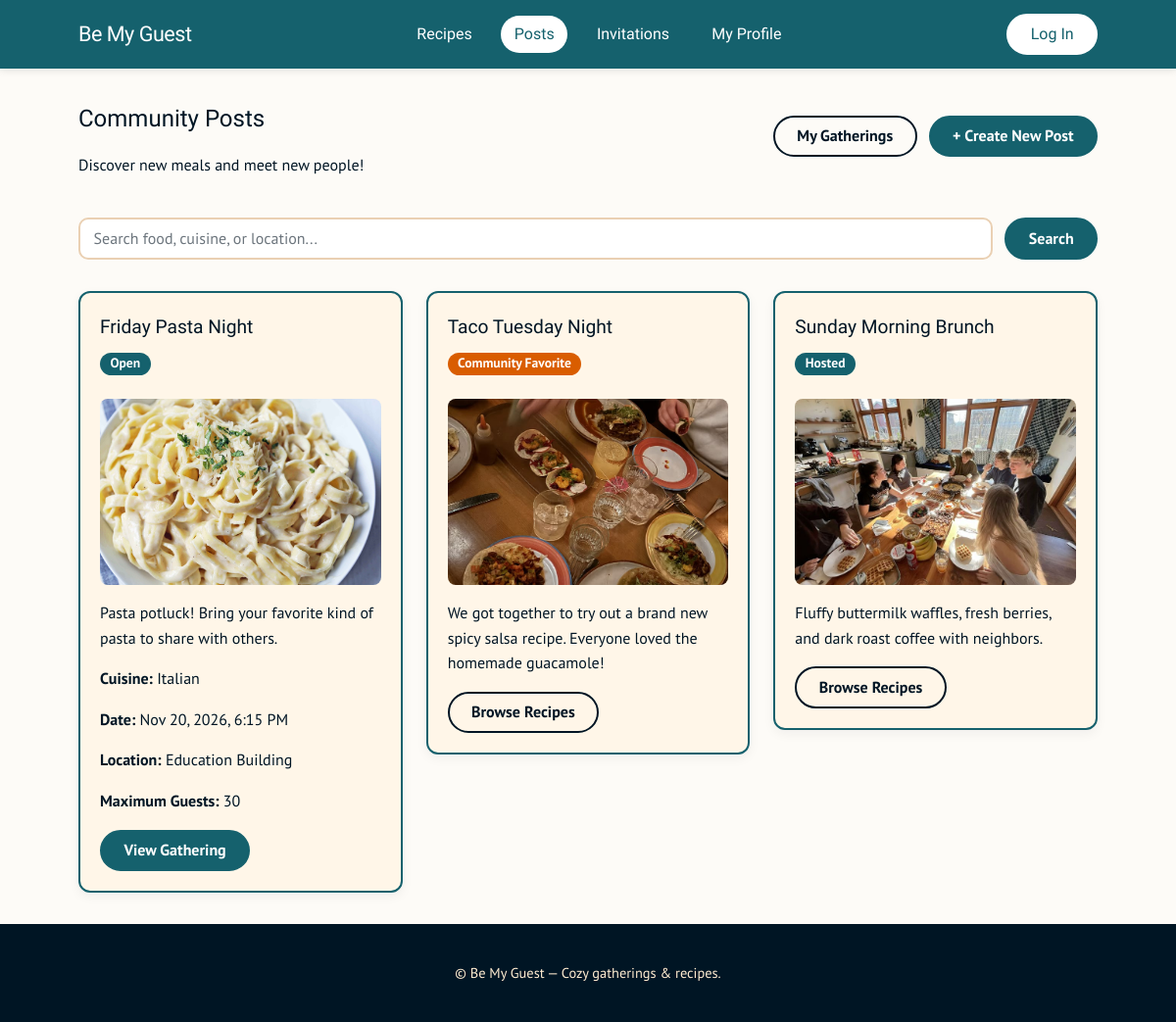
The page /posts/ on the database as committed earlier.
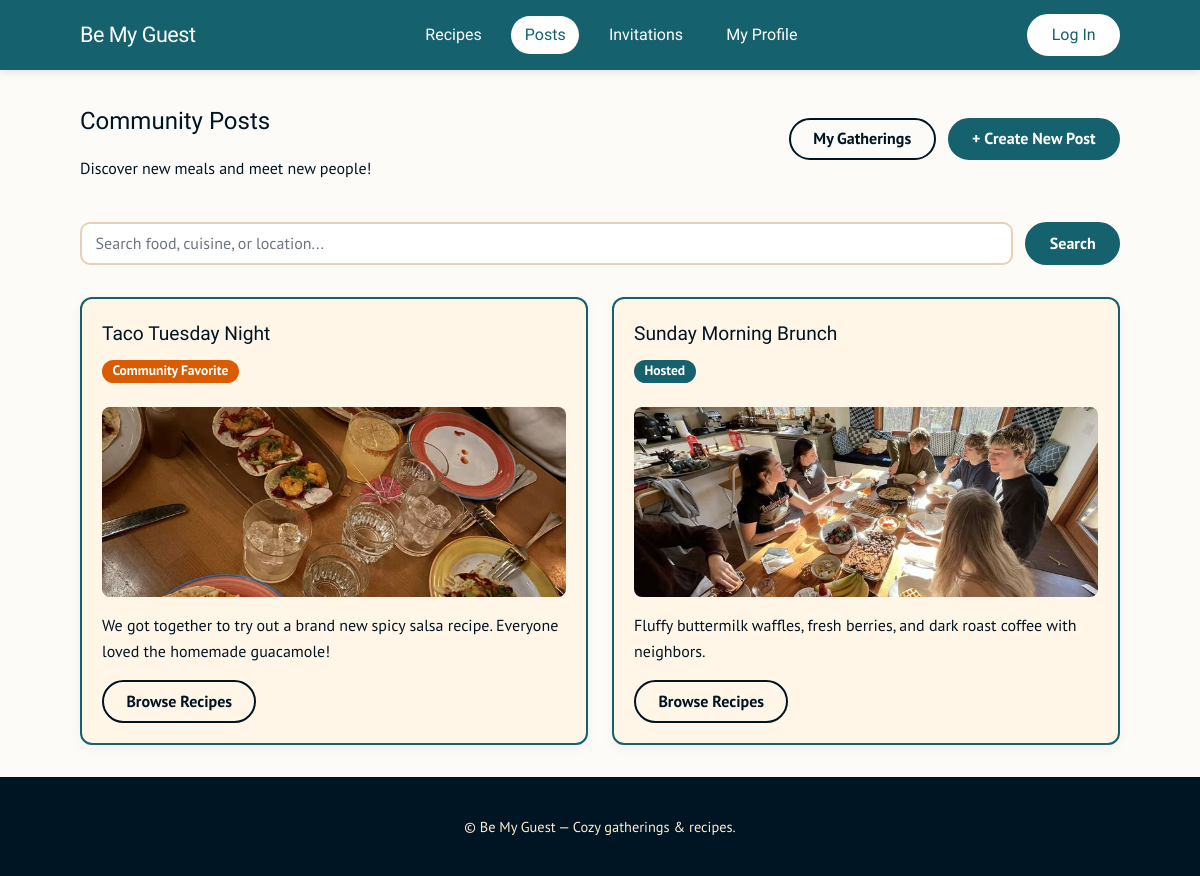
The same page on the database as committed later.
### features/posts/models.py (models this page shows, shortened)
class MealGathering(models.Model):
    STATUS_CHOICES = [
        ("open", "Open"),
        ("full", "Full"),
        ("cancelled", "Cancelled"),
        ("completed", "Completed"),
    ]
    id = models.BigAutoField(primary_key=True)
    host = models.ForeignKey(
        settings.AUTH_USER_MODEL,
        on_delete=models.CASCADE,
        related_name="meal_gatherings"
    )
    title = models.CharField(max_length=200)
    description = models.TextField(blank=True)
    cuisine_type = models.CharField(max_length=100)
    date_time = models.DateTimeField()
    location = models.CharField(max_length=200)
    max_guests = models.PositiveIntegerField(
        validators=[MinValueValidator(1)]
    )
    meal_name = models.CharField(
        max_length=200,
        blank=True
    )
    meal_description = models.TextField(blank=True)
    meal_image = models.ImageField(
        upload_to="meal_gatherings/",
        blank=True
    )
    recipe = models.ForeignKey(
        "recipes.Recipe",
        on_delete=models.SET_NULL,
        null=True,
        blank=True,
        related_name="meal_gatherings"
    )
    created_at = models.DateTimeField(auto_now_add=True)
    status = models.CharField(
        max_length=20,
        choices=STATUS_CHOICES,
        default="open"
    )

### features/posts/views.py (the view, shortened to what this page needs)
# urls.py: path("posts/", post_views.gathering_list, name="posts"),
def gathering_list(request):
    gatherings = MealGathering.objects.filter(
        status="open",
        date_time__gt=timezone.now()
    )
    search = request.GET.get("q", "").strip()
    gatherings = gatherings.order_by("date_time")
    context = {
        "gatherings": gatherings,
        "search": search
    }
    return render(request, "posts.html", context)

### bemyguest/templates/posts.html (shortened to what this page needs)
{% extends "base.html" %}
{% load static %}
{% block content %}
<div class="page-heading">
  <div>
    <h2>
      {% if mine %}My Gatherings{% else %}Community Posts{% endif %}
    </h2>
    <p class="muted">
      Discover new meals and meet new people!
    </p>
  </div>
  <div class="gathering-actions">
    <a href="{% url 'my_gatherings' %}"
       class="button button-outline">
      My Gatherings
    </a>
    <a href="{% url 'gathering_create' %}"
       class="button">
      + Create New Post
    </a>
  </div>
</div>
{% if not mine %}
  <form method="get" action="{% url 'posts' %}"
        class="post-search">
    <input
      type="text"
      name="q"
      value="{{ search|default:'' }}"
      placeholder="Search food, cuisine, or location...">
    <button type="submit" class="button">
      Search
    </button>
  </form>
{% endif %}
<div class="gathering-card-grid">
  {% for gathering in gatherings %}
    <div class="card gathering-post-card">
      <div class="page-heading">
        <div>
          <h4>{{ gathering.title }}</h4>
          <span class="badge primary">
            {{ gathering.get_status_display }}
          </span>
        </div>
      </div>
      {% if gathering.meal_image %}
        <img
          src="{{ gathering.meal_image.url }}"
          alt="{{ gathering.title }}"
          class="gathering-card-image">
      {% endif %}
      <p>
        {{ gathering.description|truncatewords:25 }}
      </p>
      <p>
        <strong>Cuisine:</strong>
        {{ gathering.cuisine_type }}
      </p>
      <p>
        <strong>Date:</strong>
        {{ gathering.date_time|date:"M j, Y, g:i A" }}
      </p>
      <p>
        <strong>Location:</strong>
        {{ gathering.location }}
      </p>
      <p>
        <strong>Maximum Guests:</strong>
        {{ gathering.max_guests }}
      </p>
      <a
        href="{% url 'gathering_detail' gathering.id %}"
        class="button">
        View Gathering
      </a>
    </div>
  {% endfor %}
  {% if not mine and not search %}
    <div class="card gathering-post-card">
      <div class="page-heading">
        <div>
          <h4>Taco Tuesday Night</h4>
          <span class="badge secondary">
            Community Favorite
          </span>
        </div>
      </div>
      <img
        src="{% static 'images/TacoTuesdayNight.jpg' %}"
        alt="Taco Tuesday"
        class="gathering-card-image">
      <p>
        We got together to try out a brand new
        spicy salsa recipe. Everyone loved
        the homemade guacamole!
      </p>
      <a href="{% url 'recipes' %}"
         class="button button-outline">
        Browse Recipes
      </a>
    </div>
    <div class="card gathering-post-card">
      <div class="page-heading">
        <div>
          <h4>Sunday Morning Brunch</h4>
          <span class="badge primary">
            Hosted
          </span>
        </div>
      </div>
      <img
        src="{% static 'images/SundayMorningBrunch.jpg' %}"
        alt="Sunday Morning Brunch"
        class="gathering-card-image">
      <p>
        Fluffy buttermilk waffles, fresh
        berries, and dark roast coffee
        with neighbors.
      </p>
      <a href="{% url 'recipes' %}"
         class="button button-outline">
        Browse Recipes
      </a>
    </div>
  {% endif %}
</div>
{% endblock %}

Rows that differ between the two databases and show on the page:
no longer on this page (row edited): MealGathering: title "Friday Pasta Night", status "Open", meal_image (picture), description "Pasta potluck! Bring your favorite kind of pasta to share with others.", cuisine_type "Italian", date_time "Nov 20, 2026, 6:15 PM", location "Education Building", max_guests "30"
